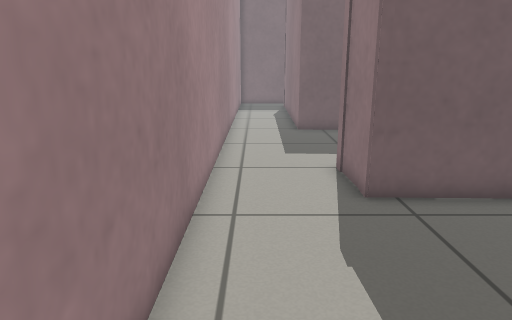
View 1 (above)

18 first-person views from a walk through a world built for the Gazebo simulator. The camera is 0.78 m above the floor, tilts 14° down and sees 70° across. The floor is counted in squares, 0.25 m on a side. Each view is taken from the middle of a square. On the plan, view 1 faces up. The plan holds only what a view shows up to about 20 squares ahead; the rest is blank.

View 2
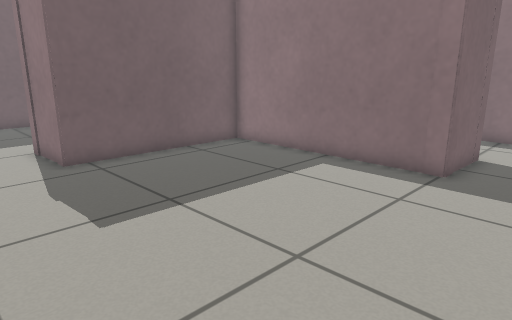

View 3
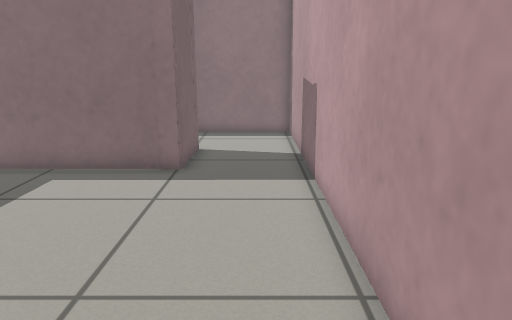

View 4
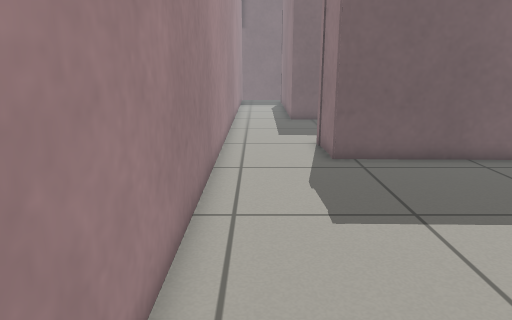

View 5
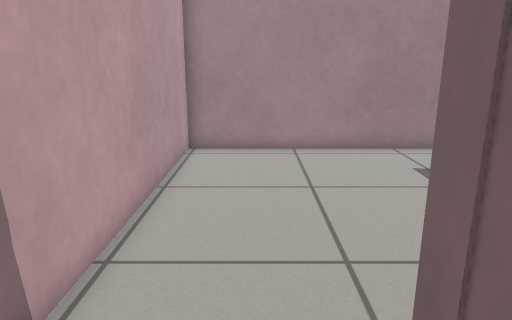

View 6
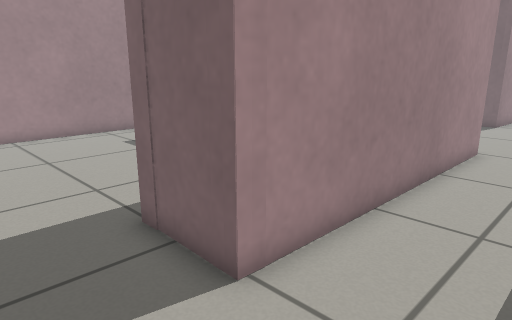

View 7
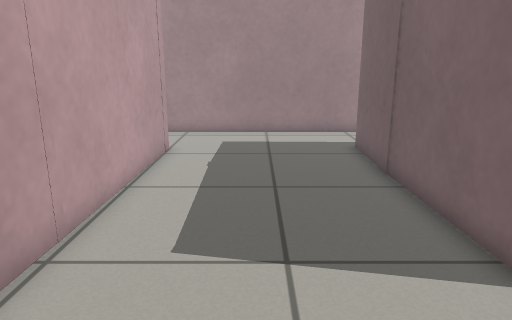

View 8
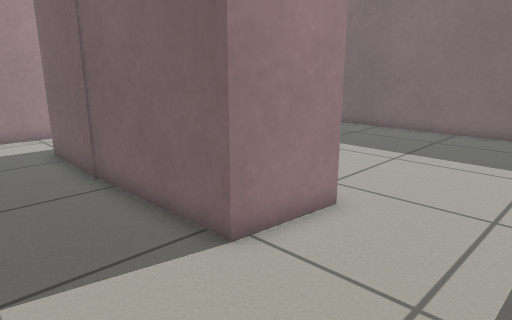

View 9
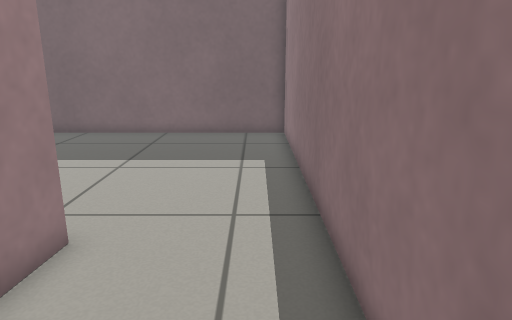

View 10
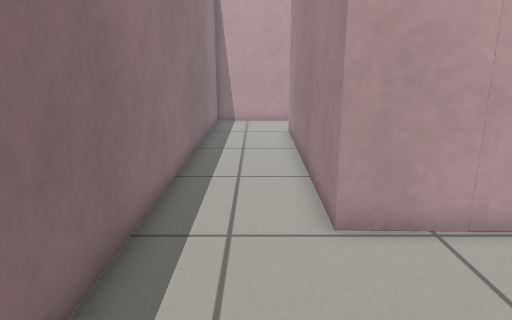

View 11
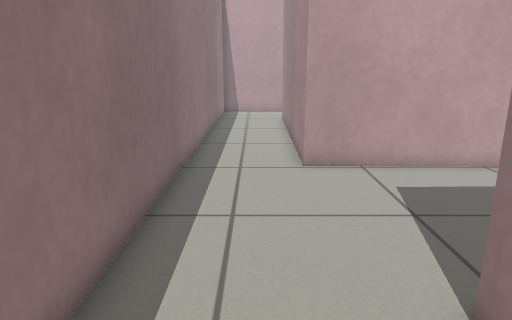

View 12
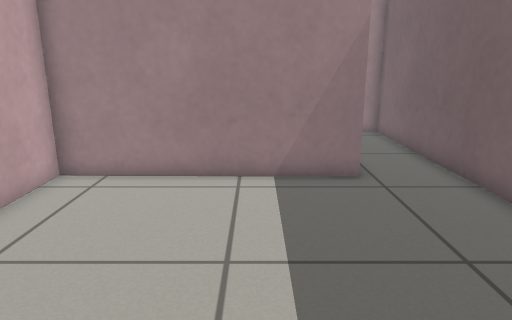

View 13
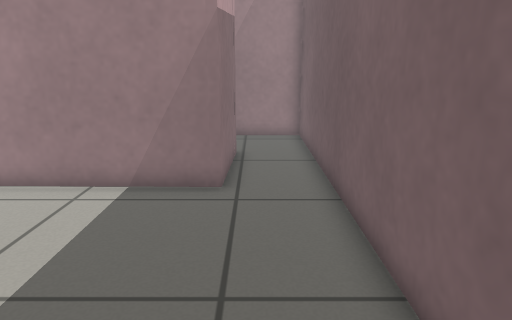

View 14
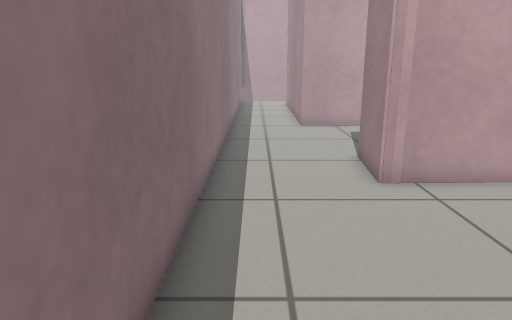

View 15
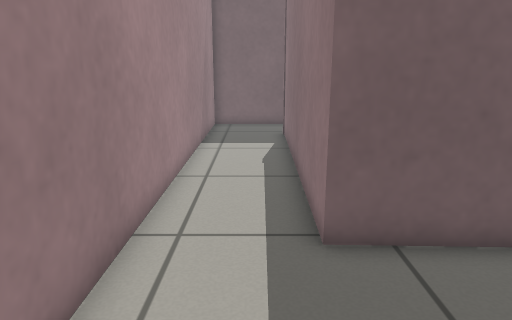

View 16
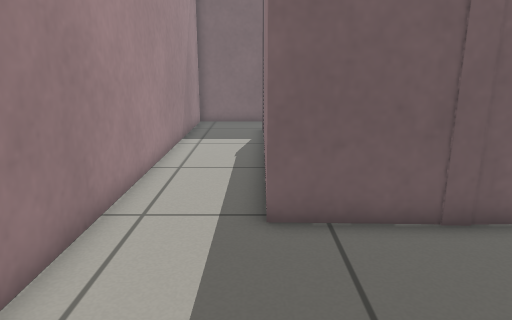

View 17
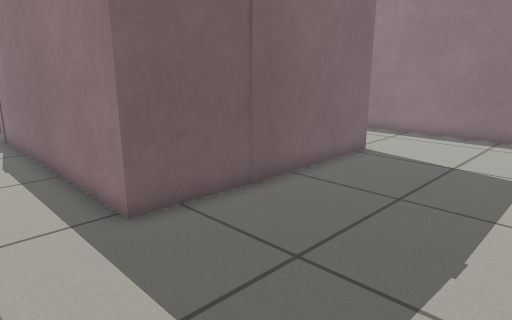

View 18
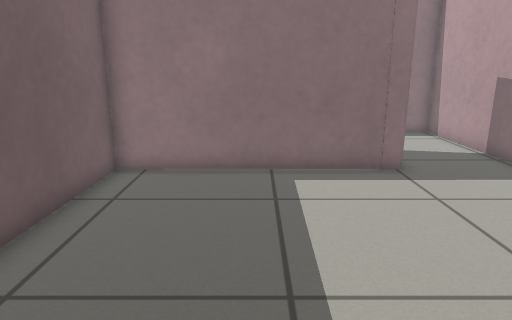

### Floor plan
Points are (right, up) in squares from view 1. A wall is a line through its corners. A room is listed if a view was taken in it or the views show most of it. See-through windows are left out.
Room 1 (views 1, 2, 3, 4, 5, 16, 17, 18)
walls: (13.3, -0.7) (10.3, -0.6) (10.2, 8.4) (2.8, 8.6) (2.7, 11.5); (-1.4, 12.5) (-1.4, -4.7) (14.4, -4.7)
ways out: opening at (1, 12) to room 2; opening at (13.7, -3) to room 2
Room 2 (views 6, 7, 8, 9, 10, 11, 12, 13, 14, 15)
walls: (11.9, 22.2) (12.6, 22.2) (12.3, 18.8) (2.2, 19.1) (2.4, 31.3) (6.6, 31.1) (6.4, 22.1) (12.6, 22.2); (2.7, 11.5) (13.4, 11.3) (13.3, -0.7); (14.4, -4.7) (17.4, -4.7) (17.4, 34.1) (-1.4, 34.1) (-1.4, 12.5)
ways out: opening at (1, 12) to room 1; opening at (13.7, -3) to room 1

Where each view was taken, in squares from view 1:
view 1: 0 up, 0 right, facing up
view 2: 4 down, 1 left, facing up-right
view 3: 3 down, 1 left, facing right
view 4: 4 down, 0 right, facing up
view 5: 2 down, 13 right, facing left
view 6: 4 down, 17 right, facing up-left
view 7: 15 up, 17 right, facing left
view 8: 15 up, 17 right, facing up-left
view 9: 16 up, 16 right, facing up
view 10: 18 up, 15 right, facing down
view 11: 23 up, 15 right, facing down
view 12: 28 up, 17 right, facing left
view 13: 32 up, 16 right, facing left
view 14: 32 up, 16 right, facing down
view 15: 13 up, 1 right, facing up
view 16: 12 up, 2 right, facing up
view 17: 12 up, 1 left, facing up-right
view 18: 4 up, 1 left, facing right
